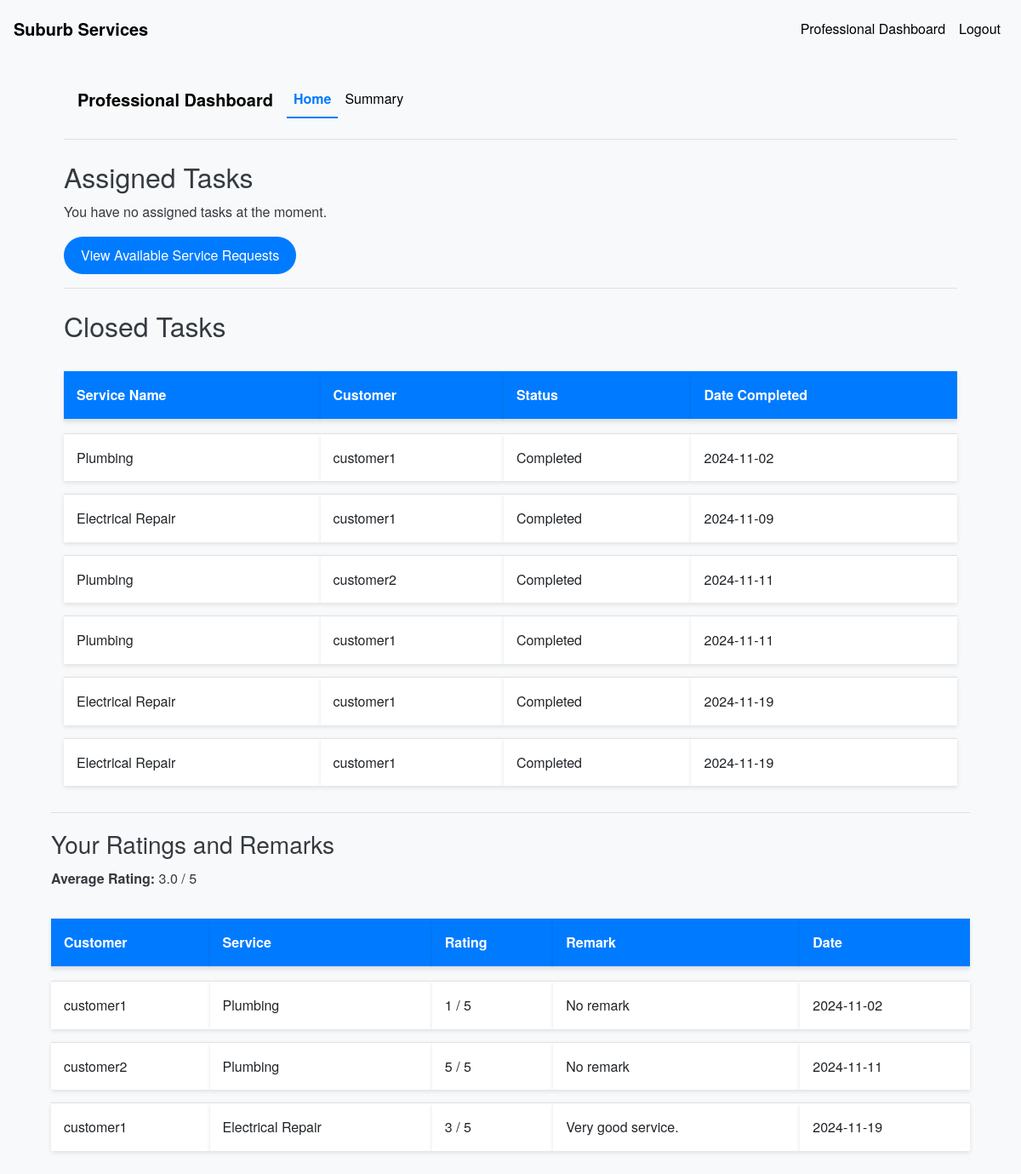
The page /professional_dashboard (signed in) on the database its author committed.
### models.py (models this page shows, shortened)
class ServiceRequest(db.Model):
    __tablename__ = 'service_requests'
    id = db.Column(db.Integer, primary_key=True)
    service_id = db.Column(db.Integer, db.ForeignKey('services.id'), nullable=False)
    customer_id = db.Column(db.Integer, db.ForeignKey('users.id'), nullable=False)
    professional_id = db.Column(db.Integer, db.ForeignKey('users.id'))
    service_status = db.Column(db.String(20), nullable=False, default='requested')
    service = db.relationship('Service', backref='service_requests')
    date_of_request = db.Column(db.DateTime, default=datetime.utcnow)
    date_of_completion = db.Column(db.DateTime)
    remarks = db.Column(db.Text)
    rating = db.Column(db.Integer)

class Service(db.Model):
    __tablename__ = 'services'
    id = db.Column(db.Integer, nullable =False, primary_key=True)
    name = db.Column(db.String(100), nullable=False)
    base_price = db.Column(db.Float, nullable=False)
    time_required = db.Column(db.Integer, nullable=False)
    description = db.Column(db.Text)

class User(UserMixin, db.Model):
    __tablename__ = 'users'
    id = db.Column(db.Integer, primary_key=True)
    username = db.Column(db.String(100), unique=True, nullable=False)
    password = db.Column(db.String(128), nullable=False)
    role = db.Column(db.String(20), nullable=False)
    is_active = db.Column(db.Boolean, default=True)
    date_created = db.Column(db.DateTime, default=datetime.utcnow)
    date_completed = db.Column(db.DateTime)
    contact_number = db.Column(db.String(15), nullable=True)
    location = db.Column(db.String(255), nullable=True)
    pin_code = db.Column(db.String(10), nullable=True)
    is_approved = db.Column(db.Boolean, default=False)
    service_type = db.Column(db.String(100))
    experience = db.Column(db.Integer)
    resume_filename = db.Column(db.String(200))
    approval_status = db.Column(db.String(50), default='pending')
    customer_service_requests = db.relationship('ServiceRequest', backref='customer', foreign_keys='ServiceRequest.customer_id', lazy='dynamic')
    professional_service_requests = db.relationship('ServiceRequest', backref='professional', foreign_keys='ServiceRequest.professional_id', lazy='dynamic')

### routes.py (the view)
@app.route('/professional_dashboard')
@login_required
def professional_dashboard():
    if current_user.role != 'professional' or current_user.approval_status != 'approved':
        flash('Access denied or account not approved.')
        return redirect(url_for('index'))
    assigned_statuses = ['accepted', 'in_progress']
    assigned_requests = ServiceRequest.query.filter(
        ServiceRequest.professional_id == current_user.id,
        ServiceRequest.service_status.in_(assigned_statuses)
    ).all()
    closed_statuses = ['completed', 'cancelled']
    closed_requests = ServiceRequest.query.filter(
        ServiceRequest.professional_id == current_user.id,
        ServiceRequest.service_status.in_(closed_statuses)
    ).all()
    rated_requests = ServiceRequest.query.filter(
        ServiceRequest.professional_id == current_user.id,
        ServiceRequest.rating.isnot(None)
    ).all()
    average_rating = db.session.query(db.func.avg(ServiceRequest.rating)).filter(
        ServiceRequest.professional_id == current_user.id,
        ServiceRequest.rating.isnot(None)
    ).scalar()
    if average_rating:
        average_rating = round(average_rating, 2)
    for request in assigned_requests:
        request.customer = User.query.get(request.customer_id)
    print(f"Assigned Requests Count: {len(assigned_requests)}")
    for req in assigned_requests:
        print(f"Assigned - ID: {req.id}, Status: {req.service_status}")
    print(f"Closed Requests Count: {len(closed_requests)}")
    for req in closed_requests:
        print(f"Closed - ID: {req.id}, Status: {req.service_status}")
    return render_template(
        'professional_dashboard.html',
        assigned_requests=assigned_requests,
        closed_requests=closed_requests,
        rated_requests=rated_requests,
        average_rating=average_rating
    )

### app.py (called while the page is built)
@login_manager.user_loader
def load_user(user_id):
    return User.query.get(int(user_id))

### templates/professional_dashboard.html (shortened to what this page needs)
{% extends 'base.html' %}
{% block content %}
<div class="container mt-4">
    <div class="container mt-4">
        <nav class="navbar navbar-expand-lg navbar-light bg-light">
            <a class="navbar-brand" href="{{ url_for('professional_dashboard') }}">Professional Dashboard</a>
            <div class="collapse navbar-collapse" id="navbarNav">
                <ul class="navbar-nav">
                    <li class="nav-item {% if request.endpoint == 'professional_dashboard' %}active{% endif %}">
                        <a class="nav-link" href="{{ url_for('professional_dashboard') }}">Home</a>
                    </li>
                    <li class="nav-item {% if request.endpoint == 'professional_summary' %}active{% endif %}">
                        <a class="nav-link" href="{{ url_for('professional_summary') }}">Summary</a>
                    </li>
                </ul>
            </div>
        </nav>
    <hr>
    <h2 class="mt-4">Assigned Tasks</h2>
    {% if assigned_requests %}
    <table class="table table-striped">
        <thead>
            <tr>
                <th>Service Name</th>
                <th>Customer</th>
                <th>Contact Number</th>
                <th>Location</th>
                <th>Pin Code</th>
                <th>Status</th>
                <th>Action</th>
            </tr>
        </thead>
        <tbody>
            {% for request in assigned_requests %}
            <tr>
                <td>{{ request.service.name }}</td>
                <td>{{ request.customer.username }}</td>
                <td>{{ request.customer.contact_number }}</td>
                <td>{{ request.customer.location }}</td>
                <td>{{ request.customer.pin_code }}</td>
                <td>{{ request.service_status.capitalize() }}</td>
                <td>
                    <form action="{{ url_for('complete_request', request_id=request.id) }}" method="POST" style="display:inline;">
                        <button type="submit" class="btn btn-sm btn-success" onclick="return confirm('Are you sure you want to mark this task as completed?');">Mark as Completed</button>
                    </form>
                </td>
            </tr>
            {% endfor %}
        </tbody>
    </table>
    {% else %}
    <p>You have no assigned tasks at the moment.</p>
    {% endif %}
    <a href="{{ url_for('view_requests') }}" class="btn btn-primary">View Available Service Requests</a>
    <hr>
    <h2 class="mt-4">Closed Tasks</h2>
    {% if closed_requests %}
    <table class="table table-striped">
        <thead>
            <tr>
                <th>Service Name</th>
                <th>Customer</th>
                <th>Status</th>
                <th>Date Completed</th>
            </tr>
        </thead>
        <tbody>
            {% for request in closed_requests %}
            <tr>
                <td>{{ request.service.name }}</td>
                <td>{{ request.customer.username }}</td>
                <td>{{ request.service_status.capitalize() }}</td>
                <td>{{ request.date_of_completion.strftime('%Y-%m-%d') if request.date_of_completion else 'N/A' }}</td>
            </tr>
            {% endfor %}
        </tbody>
    </table>
    {% else %}
    <p>You have no closed tasks at the moment.</p>
    {% endif %}
</div>
<hr>
<h3>Your Ratings and Remarks</h3>
{% if average_rating %}
<p><strong>Average Rating:</strong> {{ average_rating }} / 5</p>
{% endif %}
{% if rated_requests %}
<table class="table table-striped">
    <thead>
        <tr>
            <th>Customer</th>
            <th>Service</th>
            <th>Rating</th>
            <th>Remark</th>
            <th>Date</th>
        </tr>
    </thead>
    <tbody>
        {% for request in rated_requests %}
        <tr>
            <td>{{ request.customer.username }}</td>
            <td>{{ request.service.name }}</td>
            <td>{{ request.rating }} / 5</td>
            <td>{{ request.remarks or 'No remark' }}</td>
            <td>{{ request.date_of_completion.strftime('%Y-%m-%d') if request.date_of_completion else 'N/A' }}</td>
        </tr>
        {% endfor %}
    </tbody>
</table>
{% else %}
<p>You have not received any ratings yet.</p>
{% endif %}
{% endblock %}

### static/css/styles.css (style rules this page uses)
body { padding-top: 5px; font-family: 'Helvetica Neue', Arial, sans-serif; background-color: #f8f9fa; color: #343a40; line-height: 1.6; }
.navbar { background-color: #343a40; }
.navbar-brand { font-weight: bold; color: #000000 !important; }
.nav-link { color: #000000 !important; }
.nav-item.active .nav-link { color: #007bff !important; font-weight: bold; border-bottom: 2px solid #007bff; }
.table { margin-top: 20px; border-collapse: separate; border-spacing: 0 15px; }
.table th, .table td { vertical-align: middle; background-color: #ffffff; border: none; padding: 15px; box-shadow: 0 2px 5px rgba(0, 0, 0, 0.1); }
.table th { background-color: #007bff; color: #ffffff; font-weight: bold; }
.table td { border-top: 1px solid #dee2e6; }
.btn { border-radius: 50px; padding: 10px 20px; transition: background-color 0.3s ease, color 0.3s ease; }
.btn-primary { background-color: #007bff; border: none; }
h1, h2, h3, h4, h5, h6 { font-weight: 300; margin-top: 20px; margin-bottom: 10px; }
.container { margin-top: 50px; }

### rows shown on the page
ServiceRequest: service.name "Plumbing", customer.username "customer1", service_status "Completed", date_of_completion "2024-11-02", rating "1", remarks "No remark"
ServiceRequest: service.name "Electrical Repair", customer.username "customer1", service_status "Completed", date_of_completion "2024-11-09"
ServiceRequest: service.name "Plumbing", customer.username "customer2", service_status "Completed", date_of_completion "2024-11-11", rating "5", remarks "No remark"
ServiceRequest: service.name "Plumbing", customer.username "customer1", service_status "Completed", date_of_completion "2024-11-11"
ServiceRequest: service.name "Electrical Repair", customer.username "customer1", service_status "Completed", date_of_completion "2024-11-19"
ServiceRequest: service.name "Electrical Repair", customer.username "customer1", service_status "Completed", date_of_completion "2024-11-19", rating "3", remarks "Very good service."

### other values the page prints
{{ average_rating }} "3.0"
